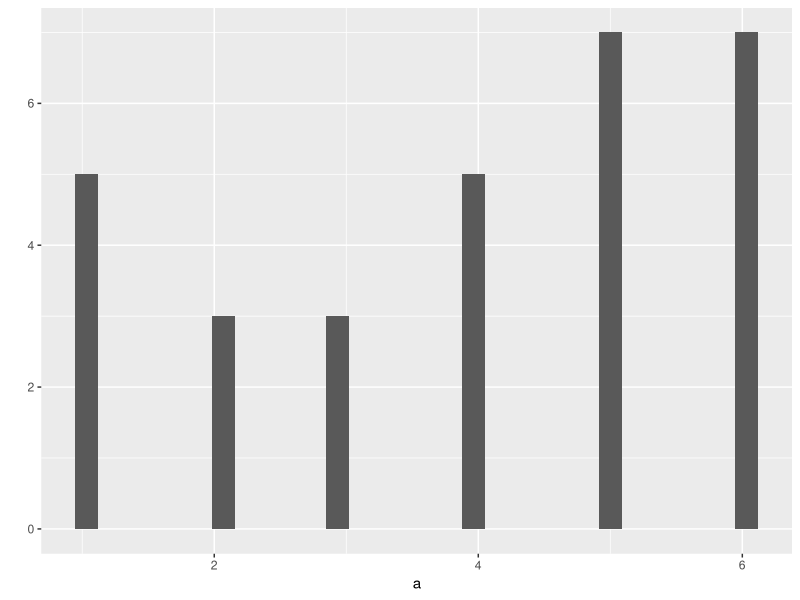
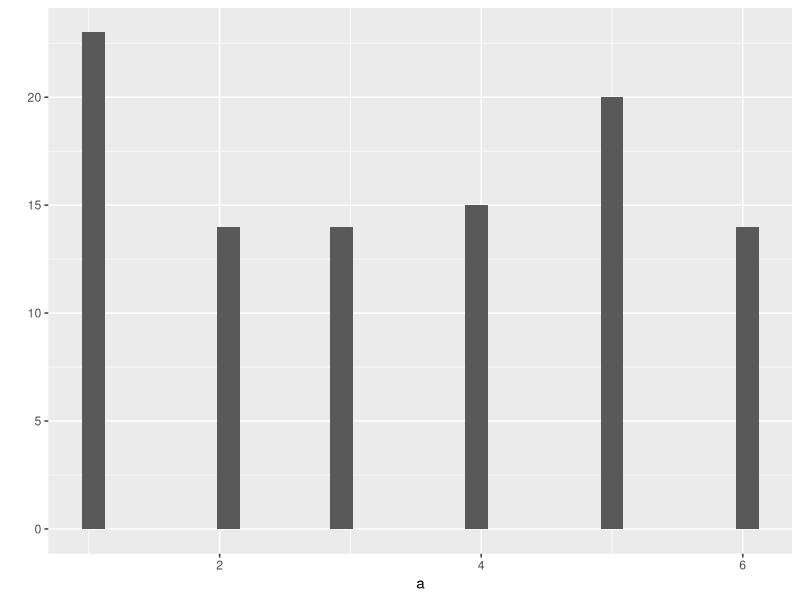
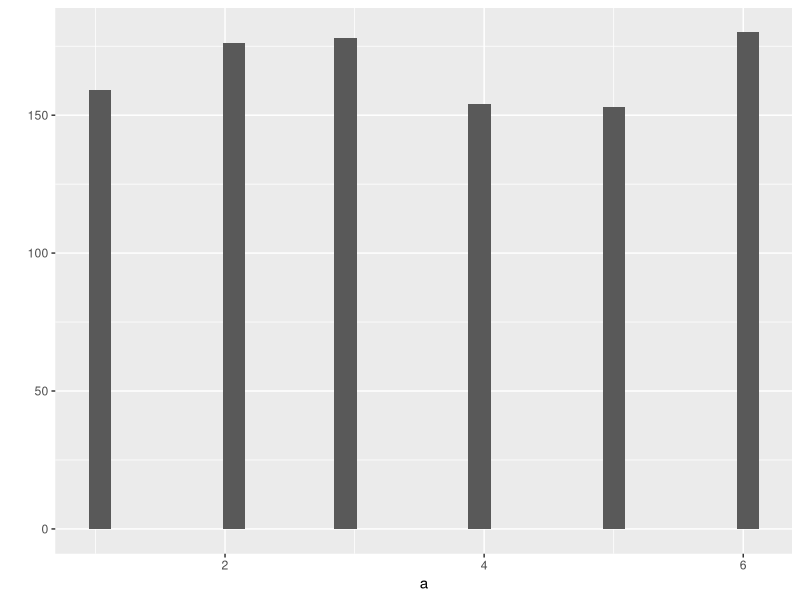

Write the R code that produced these figures, in order.
## ---- chunk 1
x<-pbinom(5,30,1/6)
print(x)
## ---- chunk 2
x<-pbinom(4,30,1/6)
print(x)
## ---- chunk 3
x<-pbinom(3,30,1/6)
print(x)
## ---- chunk 4
x<-pbinom(2,30,1/6)
print(x)
## ---- chunk 5
rolls <- sample(1:6,30, replace = T)
table(rolls)
chisq.test(table(rolls), p = rep(1/6, 6))
## ---- chunk 6
rolls <- sample(1:6, 100, replace = T)
table(rolls)
chisq.test(table(rolls), p = rep(1/6, 6))

## ---- chunk 7
rolls <- sample(1:6, 1000, replace = T)
table(rolls)

## ---- chunk 8
sz_1<-function(){
  sample(6,size=1,replace=T)
}
sz_1()
a<-replicate(30,sz_1())
library(ggplot2)
qplot(a,binwith=1)

## ---- chunk 9
sz_1()
a<-replicate(100,sz_1())
library(ggplot2)
qplot(a,binwith=1)
## ---- chunk 10

## ---- chunk 11
sz_1()
a<-replicate(1000,sz_1())
library(ggplot2)
qplot(a,binwith=1)
